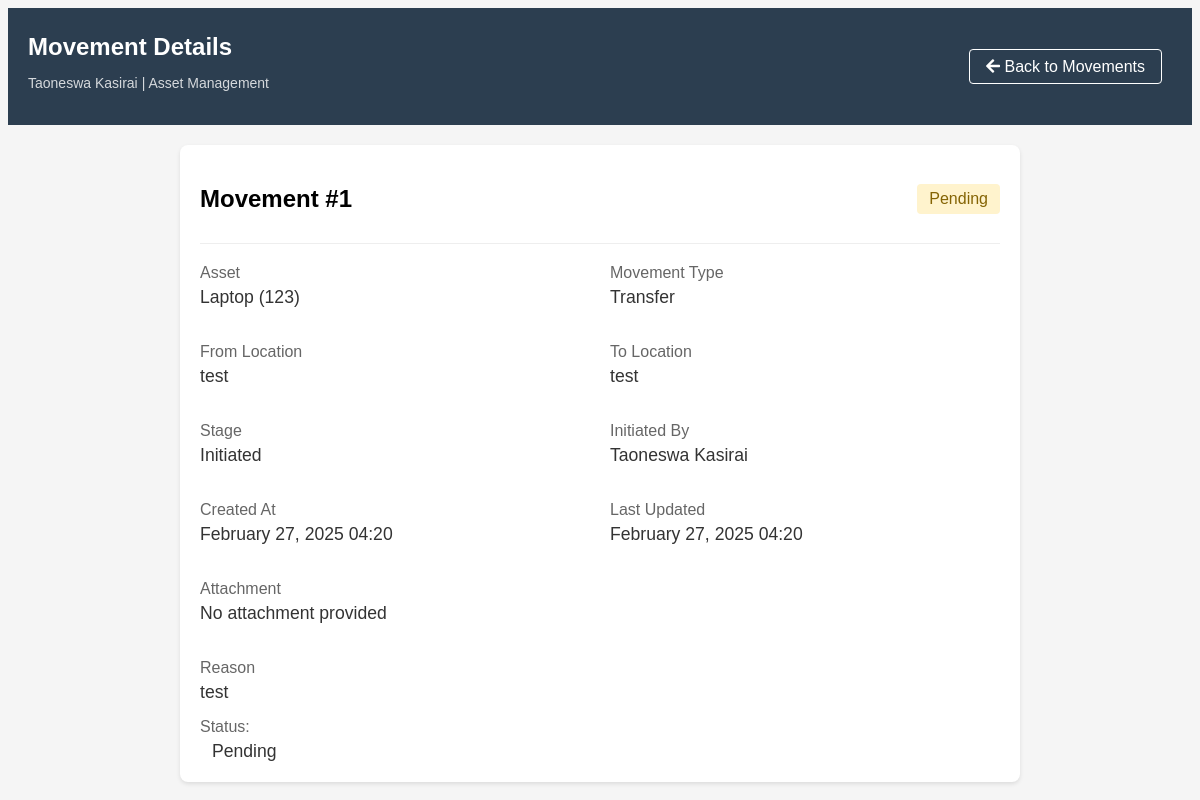
Page /movement-details/1/ (signed in) on the committed database.
### myapp/models.py (models this page shows, shortened)
class Employee(models.Model):
    employee_number = models.CharField(max_length=10, unique=True)
    name = models.CharField(max_length=100)
    surname = models.CharField(max_length=100)
    department = models.ForeignKey(Department, on_delete=models.PROTECT)
    branch = models.CharField(max_length=100)
    section = models.CharField(max_length=100)
    email = models.EmailField(unique=True)
    phone_regex = RegexValidator(
        regex=r'^07\d{8}$',
        message="Phone number must start with '07' and be 10 digits long"
    )
    phone_number = models.CharField(
        validators=[phone_regex],
        max_length=10,
        unique=True
    )
    signature = models.ImageField(
        upload_to='signatures/', null=True, blank=True)
    created_at = models.DateTimeField(auto_now_add=True)
    password = models.CharField(
        max_length=128, default=make_password('defaultpassword'))
    is_first_login = models.BooleanField(default=True)
    is_active = models.BooleanField(default=True)
    roles = models.ManyToManyField(Role, blank=True)
    class Meta:
        ordering = ['surname', 'name']

class Department(models.Model):
    code = models.CharField(max_length=10, unique=True)
    name = models.CharField(max_length=100)
    description = models.TextField(blank=True)
    is_active = models.BooleanField(default=True)
    created_at = models.DateTimeField(auto_now_add=True)
    def __str__(self):
        return self.name
    class Meta:
        ordering = ['name']

class AssetMovement(models.Model):
    MOVEMENT_TYPES = [
        ('TRANSFER', 'Transfer'),
        ('DISPOSAL', 'Disposal'),
        ('REPAIR', 'Repair'),
    ]
    STATUS_CHOICES = [
        ('PENDING', 'Pending'),
        ('APPROVED', 'Approved'),
        ('REJECTED', 'Rejected'),
    ]
    STAGE_CHOICES = [
        ('INITIATED', 'Initiated'),
        ('IN_PROGRESS', 'In Progress'),
        ('COMPLETED', 'Completed'),
    ]
    asset = models.ForeignKey(Asset, on_delete=models.CASCADE)
    movement_type = models.CharField(max_length=20, choices=MOVEMENT_TYPES)
    from_location = models.CharField(max_length=100)
    to_location = models.CharField(max_length=100)
    reason = models.TextField()
    status = models.CharField(
        max_length=20, choices=STATUS_CHOICES, default='PENDING')
    stage = models.CharField(
        max_length=20, choices=STAGE_CHOICES, default='INITIATED')
    initiator = models.ForeignKey(
        Employee, on_delete=models.CASCADE, related_name='initiated_movements')
    approver = models.ForeignKey(
        Employee, on_delete=models.SET_NULL, null=True, blank=True,
        related_name='approved_movements',
        help_text="Employee who approved or rejected this movement")
    approval_date = models.DateTimeField(null=True, blank=True)
    attachment = models.FileField(upload_to='movement_attachments/', null=True, blank=True,
                                  help_text="Upload any relevant documents (e.g., transfer forms, repair reports)")
    created_at = models.DateTimeField(auto_now_add=True)
    updated_at = models.DateTimeField(auto_now=True)
    class Meta:
        ordering = ['-created_at']

class Asset(models.Model):
    CONDITION_CHOICES = [
        ('NEW', 'New'),
        ('GOOD', 'Good'),
        ('FAIR', 'Fair'),
        ('POOR', 'Poor'),
        ('RETIRED', 'Retired'),
    ]
    asset_number = models.CharField(max_length=50, unique=True)
    serial_number = models.CharField(
        max_length=100, blank=True, null=True)  # Add this line
    name = models.CharField(max_length=100)
    category = models.CharField(max_length=50)
    description = models.TextField(blank=True)
    department = models.ForeignKey(
        Department, on_delete=models.SET_NULL, null=True)
    location = models.CharField(max_length=100)
    purchase_date = models.DateField()
    purchase_cost = models.DecimalField(max_digits=10, decimal_places=2)
    condition = models.CharField(max_length=10, choices=CONDITION_CHOICES)
    is_active = models.BooleanField(default=True)
    created_at = models.DateTimeField(auto_now_add=True)
    updated_at = models.DateTimeField(auto_now=True)
    is_deleted = models.BooleanField(default=False)
    deleted_at = models.DateTimeField(null=True, blank=True)
    deleted_by = models.ForeignKey(
        Employee, on_delete=models.SET_NULL, null=True, blank=True, related_name='deleted_assets')
    initiator = models.ForeignKey(
        Employee, on_delete=models.SET_NULL, null=True, related_name='initiated_assets')

### myapp/views.py (the view)
def movement_details(request, movement_id):
    if 'employee_id' not in request.session:
        return redirect('login')
    employee = Employee.objects.get(id=request.session['employee_id'])
    movement = get_object_or_404(AssetMovement, id=movement_id)
    return render(request, 'myapp/movement_details.html', {
        'employee': employee,
        'movement': movement
    })

### myapp/templates/myapp/movement_details.html (shortened to what this page needs)
<!DOCTYPE html>
<html>
<head>
    {% load static %}
    <link rel="stylesheet" type="text/css" href="{% static 'myapp/css/style.css' %}">
    <link href="https://cdnjs.cloudflare.com/ajax/libs/font-awesome/5.15.4/css/all.min.css" rel="stylesheet">
</head>
<body>
    <div class="dashboard-header">
        <div class="user-info">
            <h1>Movement Details</h1>
            <p class="user-details">{{ employee.name }} {{ employee.surname }} | {{ employee.department }}</p>
        </div>
        <div class="header-actions">
            <a href="{% url 'asset_movement' %}" class="back-button">
                <i class="fas fa-arrow-left"></i> Back to Movements
            </a>
        </div>
    </div>
    <div class="details-container">
        <div class="details-header">
            <h2>Movement #{{ movement.id }}</h2>
            <span class="status-badge status-{{ movement.status|lower }}">
                {{ movement.get_status_display }}
            </span>
        </div>
        <div class="details-grid">
            <div class="detail-item">
                <div class="detail-label">Asset</div>
                <div class="detail-value">{{ movement.asset.name }} ({{ movement.asset.asset_number }})</div>
            </div>
            <div class="detail-item">
                <div class="detail-label">Movement Type</div>
                <div class="detail-value">{{ movement.get_movement_type_display }}</div>
            </div>
            <div class="detail-item">
                <div class="detail-label">From Location</div>
                <div class="detail-value">{{ movement.from_location }}</div>
            </div>
            <div class="detail-item">
                <div class="detail-label">To Location</div>
                <div class="detail-value">{{ movement.to_location }}</div>
            </div>
            <div class="detail-item">
                <div class="detail-label">Stage</div>
                <div class="detail-value">{{ movement.get_stage_display }}</div>
            </div>
            <div class="detail-item">
                <div class="detail-label">Initiated By</div>
                <div class="detail-value">{{ movement.initiator.name }} {{ movement.initiator.surname }}</div>
            </div>
            <div class="detail-item">
                <div class="detail-label">Created At</div>
                <div class="detail-value">{{ movement.created_at|date:"F j, Y H:i" }}</div>
            </div>
            <div class="detail-item">
                <div class="detail-label">Last Updated</div>
                <div class="detail-value">{{ movement.updated_at|date:"F j, Y H:i" }}</div>
            </div>
            <div class="detail-item">
                <div class="detail-label">Attachment</div>
                <div class="detail-value">
                    {% if movement.attachment %}
                        <a href="{{ movement.attachment.url }}" target="_blank" class="btn btn-info">
                            <i class="fas fa-paperclip"></i> Download Document
                        </a>
                    {% else %}
                        <span class="text-muted">No attachment provided</span>
                    {% endif %}
                </div>
            </div>
        </div>
        <div class="detail-item" style="grid-column: span 2;">
            <div class="detail-label">Reason</div>
            <div class="detail-value">{{ movement.reason }}</div>
        </div>
        <div class="movement-info-section">
            <div class="detail-row">
                <div class="detail-label">Status:</div>
                <div class="detail-value">
                    <span class="status-badge {{ movement.status|lower }}">
                        {{ movement.get_status_display }}
                    </span>
                </div>
            </div>
        </div>
    </div>
</body>
</html>

### myapp/static/myapp/css/style.css (style rules this page uses)
body { background-color: #f5f5f5; font-family: Arial, sans-serif; }
.dashboard-header { background: #2c3e50; color: white; padding: 20px; display: flex; justify-content: space-between; align-items: center; }
.user-info { flex: 1; }
.user-info h1 { margin: 5px 0; font-size: 24px; }
.user-details { font-size: 14px; opacity: 0.8; }
.header-actions { padding-left: 20px; }
.back-button { background: transparent; border: 1px solid white; color: white; padding: 8px 16px; border-radius: 4px; cursor: pointer; transition: all 0.3s; text-decoration: none; margin-right: 10px; }

### myapp/templates/myapp/movement_details.html (style rules this page uses)
.details-container { max-width: 800px; margin: 20px auto; padding: 20px; background: white; border-radius: 8px; box-shadow: 0 2px 4px rgba(0,0,0,0.1); }
.details-header { display: flex; justify-content: space-between; align-items: center; margin-bottom: 20px; padding-bottom: 10px; border-bottom: 1px solid #eee; }
.details-grid { display: grid; grid-template-columns: repeat(2, 1fr); gap: 20px; margin-bottom: 20px; }
.detail-item { margin-bottom: 15px; }
.detail-label { font-weight: 500; color: #666; margin-bottom: 5px; }
.detail-value { color: #333; font-size: 1.1em; }
.status-badge { padding: 6px 12px; border-radius: 4px; font-weight: 500; }
.status-pending { background: #fff3cd; color: #856404; }

### rows in the picture
Employee: name "Taoneswa", surname "Kasirai", department "Asset Management"
AssetMovement: id "1", status "Pending", asset.name "Laptop", asset.asset_number "123", movement_type "Transfer", from_location "test", to_location "test", stage "Initiated", initiator.name "Taoneswa", initiator.surname "Kasirai", created_at "February 27, 2025 04:20", updated_at "February 27, 2025 04:20", reason "test"
